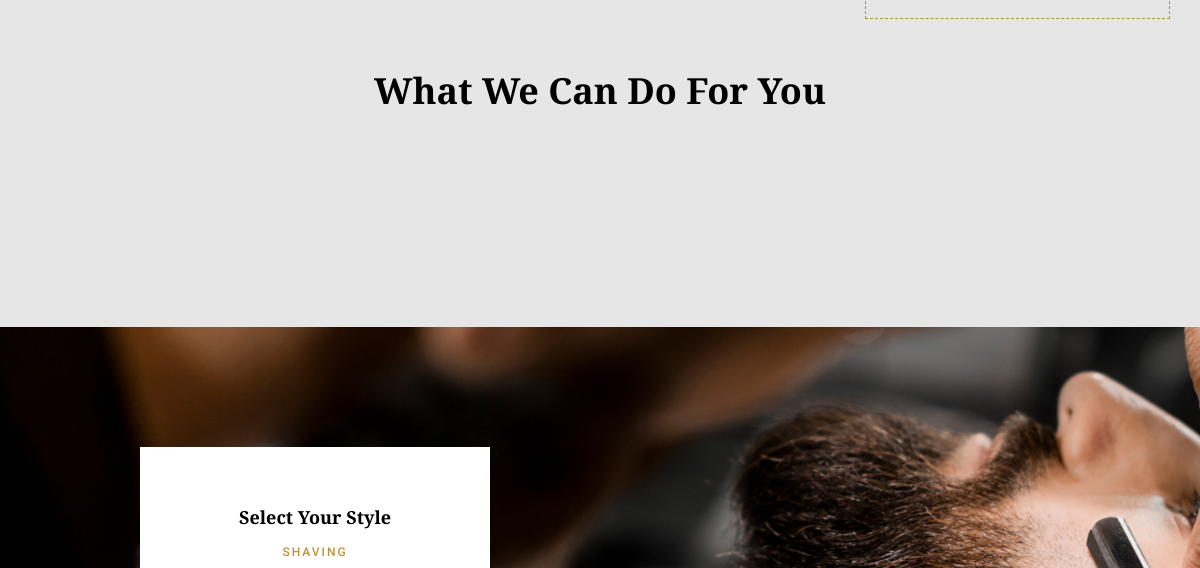
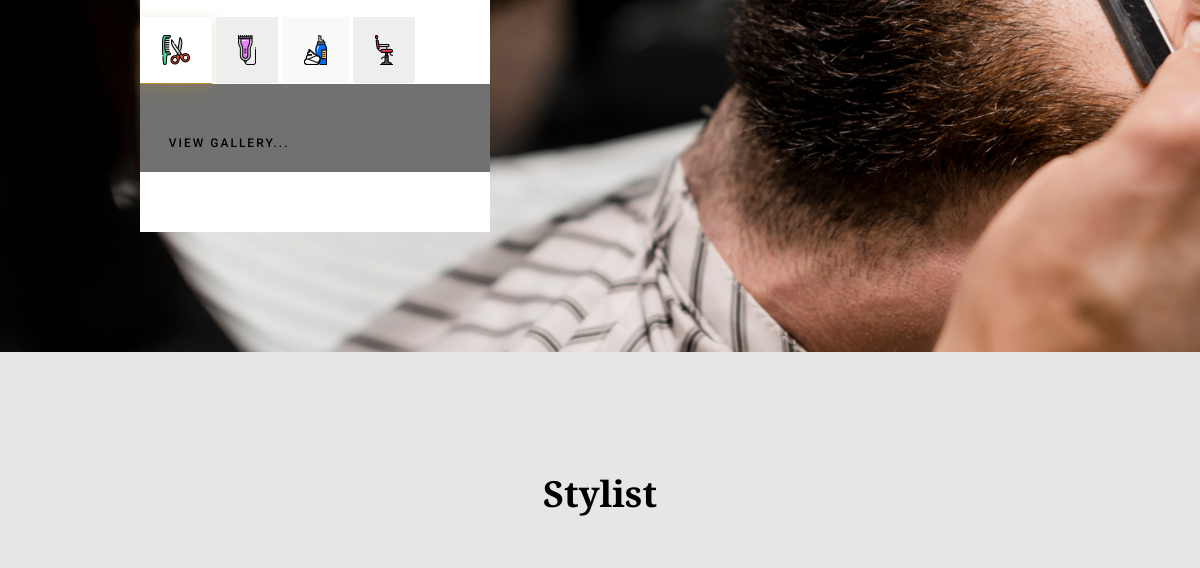
Before: / (middle part) with the older database file (2 pictures, top to bottom).
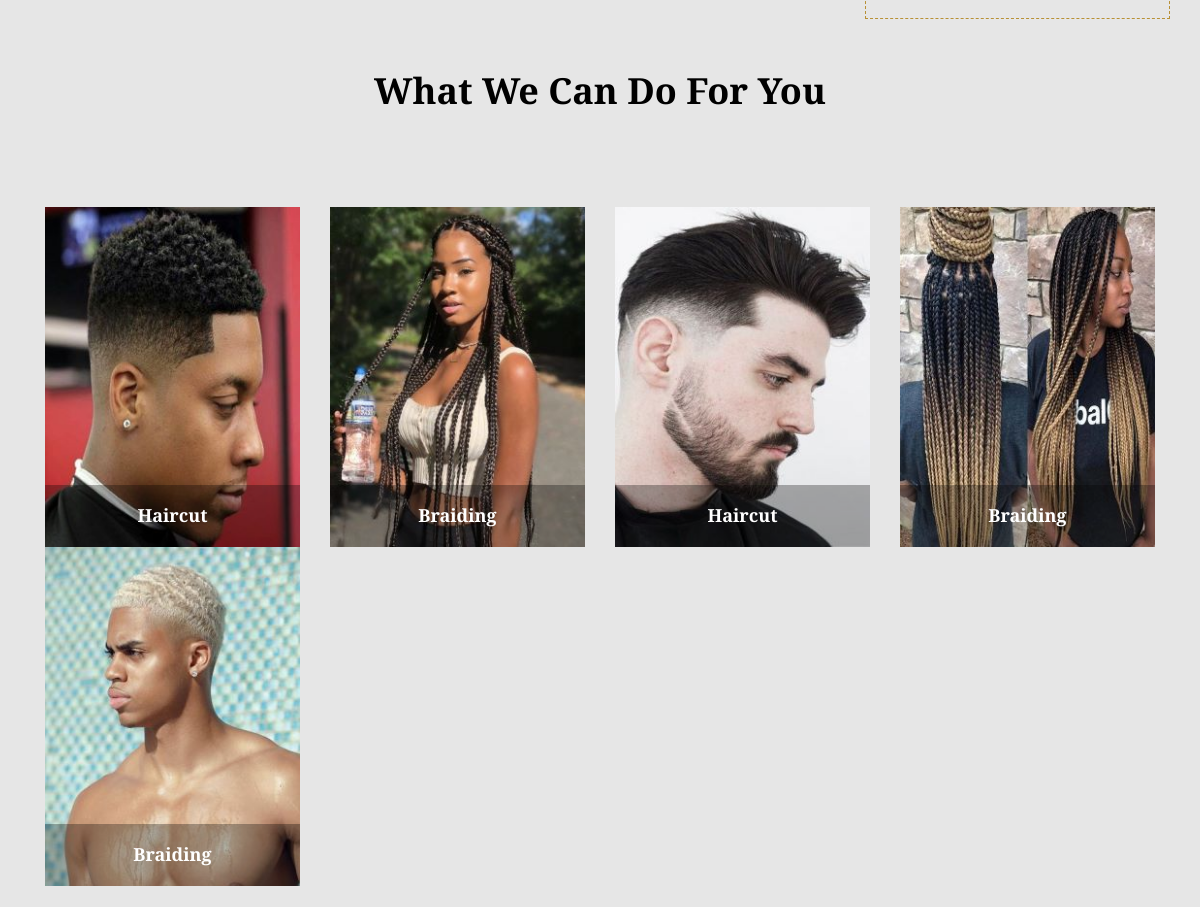
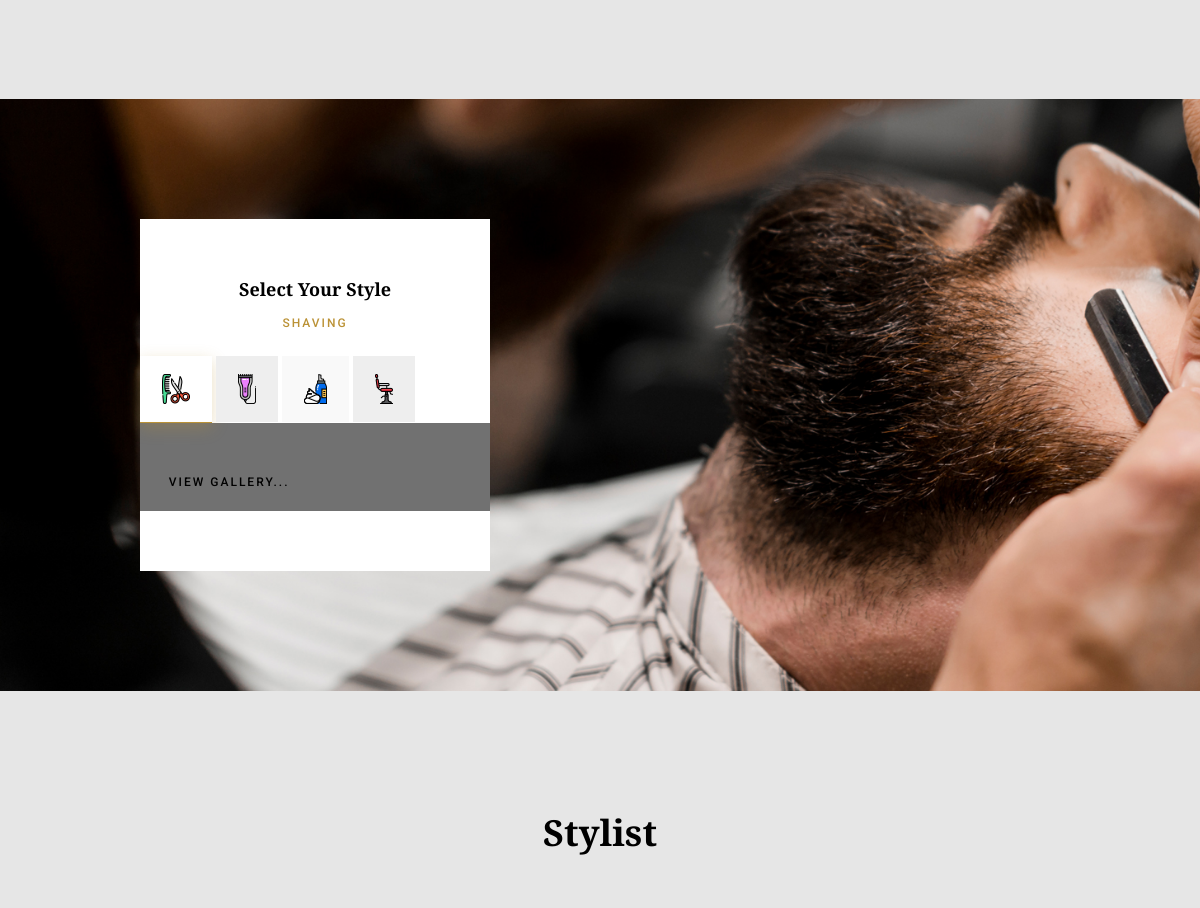
After: the same page with the newer database file (2 pictures, top to bottom).
### haircut/models.py (models this page shows, shortened)
class Haircut(models.Model):
    name = models.CharField(max_length=100)
    image = models.ImageField(upload_to="pics",blank=True, null=True)

### haircut/views.py (the view)
# urls.py: url(r'^$',views.index,name='index'),
def index(request):
    barb = Haircut.objects.all()
    return render(request, "haircut/index.html",{"barb":barb})

### templates/haircut/index.html (shortened to what this page needs)
{% extends 'haircut/base.html' %}{% load static %}
 {% block content %}
	<section class="section-gap-top about-area">
		<div class="container">
			<div class="single-about row align-items-center">
				<div class="bordered-img">
				</div>
			</div>
		</div>
	</section>
	<section class="service-area section-gap">
		<div class="container">
			<div class="row justify-content-center">
				<div class="col-md-8 text-center">
					<div class="section-title">
						<h1>What We Can Do for You</h1>
					</div>
				</div>
			</div>
			<div class="row">
				{% for barbs in barb %}
				<div class="col-lg-3 col-sm-6 col-md-3">
					<div class="single-service">
						<img class="img-fluid" src="{{barbs.image.url}}" alt="" width="263" height="350">
						<h4>{{barbs.name}}</h4>
					</div>
				</div>
				{% endfor %}
		</div>
	</section>
	<section class="section-gap catalogue-area">
		<div class="container">
			<div class="row">
				<div class="col-lg-4 offset-lg-1 offset-md-2 col-sm-12 col-md-8">
					<div class="tab-area">
						<div class="tab-contact-wraper" id="horizontalTab">
							<h4>Select Your Style</h4>
							<p>Shaving</p>
							<div class="jq-tab-menu justify-content-center">
								<div class="jq-tab-title active" data-tab="1"><img src="{% static 'img/tab/icon1.png' %}" alt=""></div>
								<div class="jq-tab-title deff-bg1" data-tab="2"><img src="{% static 'img/tab/icon2.png' %}" alt=""></div>
								<div class="jq-tab-title" data-tab="3"><img src="{% static 'img/tab/icon3.png' %}" alt=""></div>
								<div class="jq-tab-title deff-bg1" data-tab="4"><img src="{% static 'img/tab/icon4.png' %}" alt=""></div>
							</div>
							<div class="jq-tab-content-wrapper">
								<div class="jq-tab-content active" data-tab="1">
									<a href="{% url 'haircut:gallery' %}" class="view-btn">View Gallery...</a>
								</div>
							</div>
						</div>
					</div>
				</div>
			</div>
		</div>
	</section>
	<section class="team-area section-gap">
		<div class="container">
			<div class="row justify-content-center">
				<div class="col-md-8 text-center">
					<div class="section-title">
						<h1>Stylist</h1>
					</div>
				</div>
			</div>
		</div>
	</section>
{% endblock %}

### templates/haircut/base.html (shortened to what this page needs)
{% include 'haircut/header.html' %}{% load static %}
{% block content %}
{% endblock %}

### templates/haircut/header.html (shortened to what this page needs)
<!DOCTYPE html>
{% load static %}
<html lang="zxx" class="no-js">
<head>
	<link rel="stylesheet" href="{% static 'css/linearicons.css' %}">
	<link rel="stylesheet" href="{% static 'css/font-awesome.min.css' %}">
	<link rel="stylesheet" href="{% static 'css/availability-calendar.css' %}">
	<link rel="stylesheet" href="{% static 'css/magnific-popup.css' %}">
	<link rel="stylesheet" href="{% static 'css/nice-select.css' %}">
	<link rel="stylesheet" href="{% static 'css/owl.carousel.css' %}">
	<link rel="stylesheet" href="{% static 'css/bootstrap.css' %}">
	<link rel="stylesheet" href="{% static 'css/bootstrap-datepicker.css' %}">
	<link rel="stylesheet" href="{% static 'css/main.css' %}">
  <link rel="stylesheet" href="{% static 'css/about.css' %}">
</head>
<body>
</body>
</html>

### templates/haircut/footer.html (shortened to what this page needs)
{% load static %}

### static/css/about.css (style rules this page uses)
body { margin: 0; background: #e6e6e6; }
.active { background-color: #717171; }

Changed rows visible on the page:
added Haircut: image (picture), name "Haircut"
added Haircut: image (picture), name "Braiding"
added Haircut: image (picture), name "Haircut"
added Haircut: image (picture), name "Braiding"
added Haircut: image (picture), name "Braiding"
